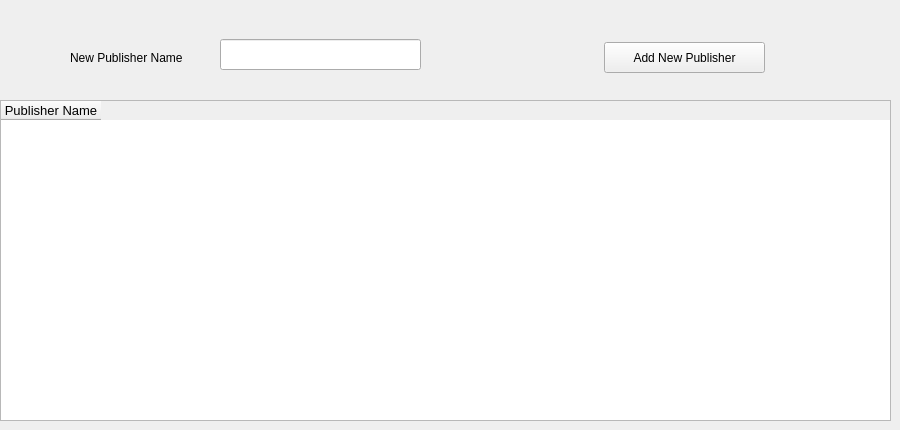
      <widget class="QWidget" name="tab_8">
       <attribute name="title">
        <string>Publisher</string>
       </attribute>
       <widget class="QLabel" name="label_28">
        <property name="geometry">
         <rect>
          <x>70</x>
          <y>50</y>
          <width>141</width>
          <height>16</height>
         </rect>
        </property>
        <property name="text">
         <string>New Publisher Name</string>
        </property>
       </widget>
       <widget class="QPushButton" name="pushButton_16">
        <property name="geometry">
         <rect>
          <x>604</x>
          <y>42</y>
          <width>161</width>
          <height>31</height>
         </rect>
        </property>
        <property name="text">
         <string>Add New Publisher</string>
        </property>
       </widget>
       <widget class="QLineEdit" name="lineEdit_21">
        <property name="geometry">
         <rect>
          <x>220</x>
          <y>39</y>
          <width>201</width>
          <height>31</height>
         </rect>
        </property>
       </widget>
       <widget class="QTableWidget" name="tableWidget_4">
        <property name="geometry">
         <rect>
          <x>0</x>
          <y>100</y>
          <width>891</width>
          <height>321</height>
         </rect>
        </property>
        <column>
         <property name="text">
          <string>Publisher Name</string>
         </property>
         <property name="font">
          <font>
           <pointsize>10</pointsize>
          </font>
         </property>
        </column>
       </widget>
      </widget>
